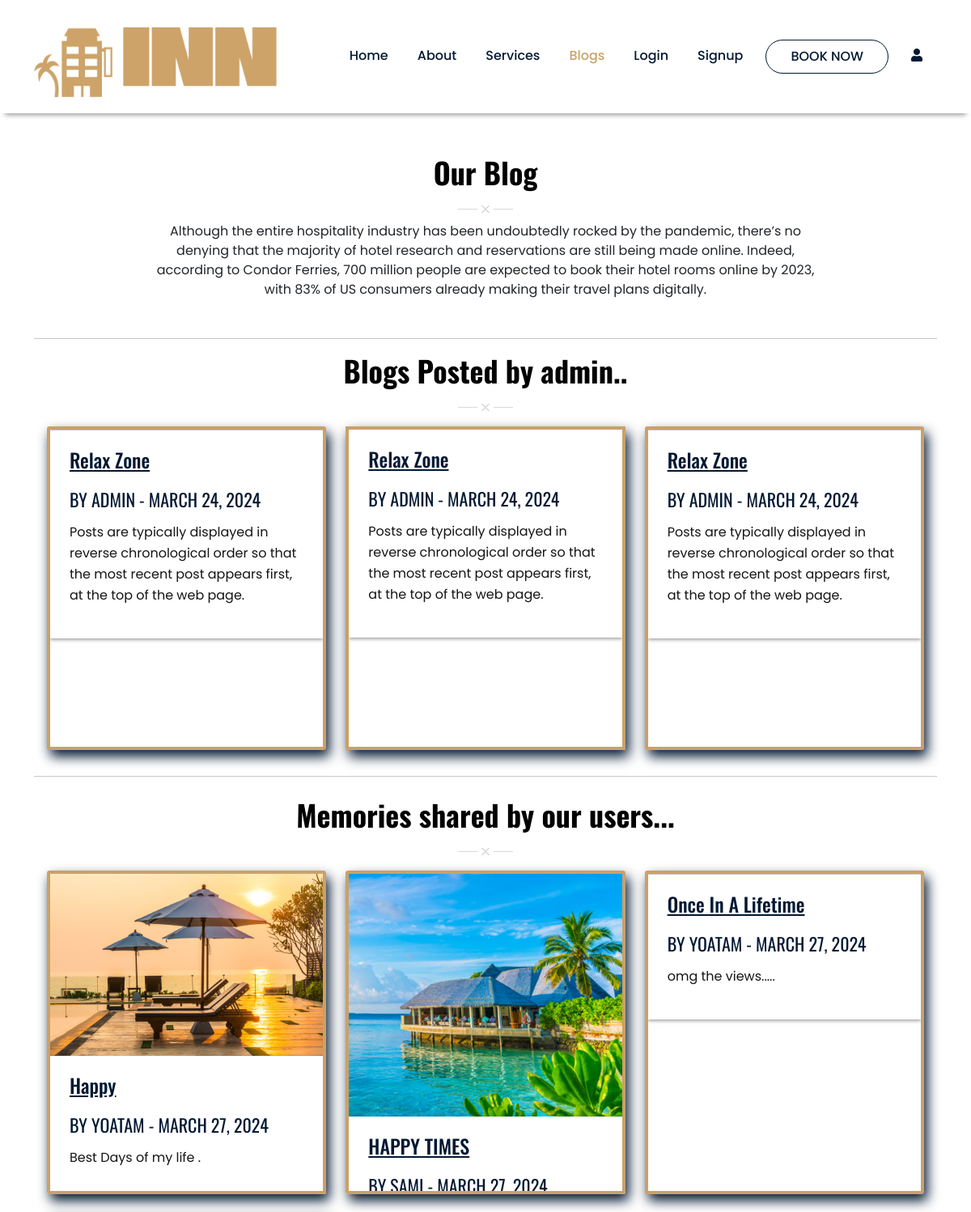
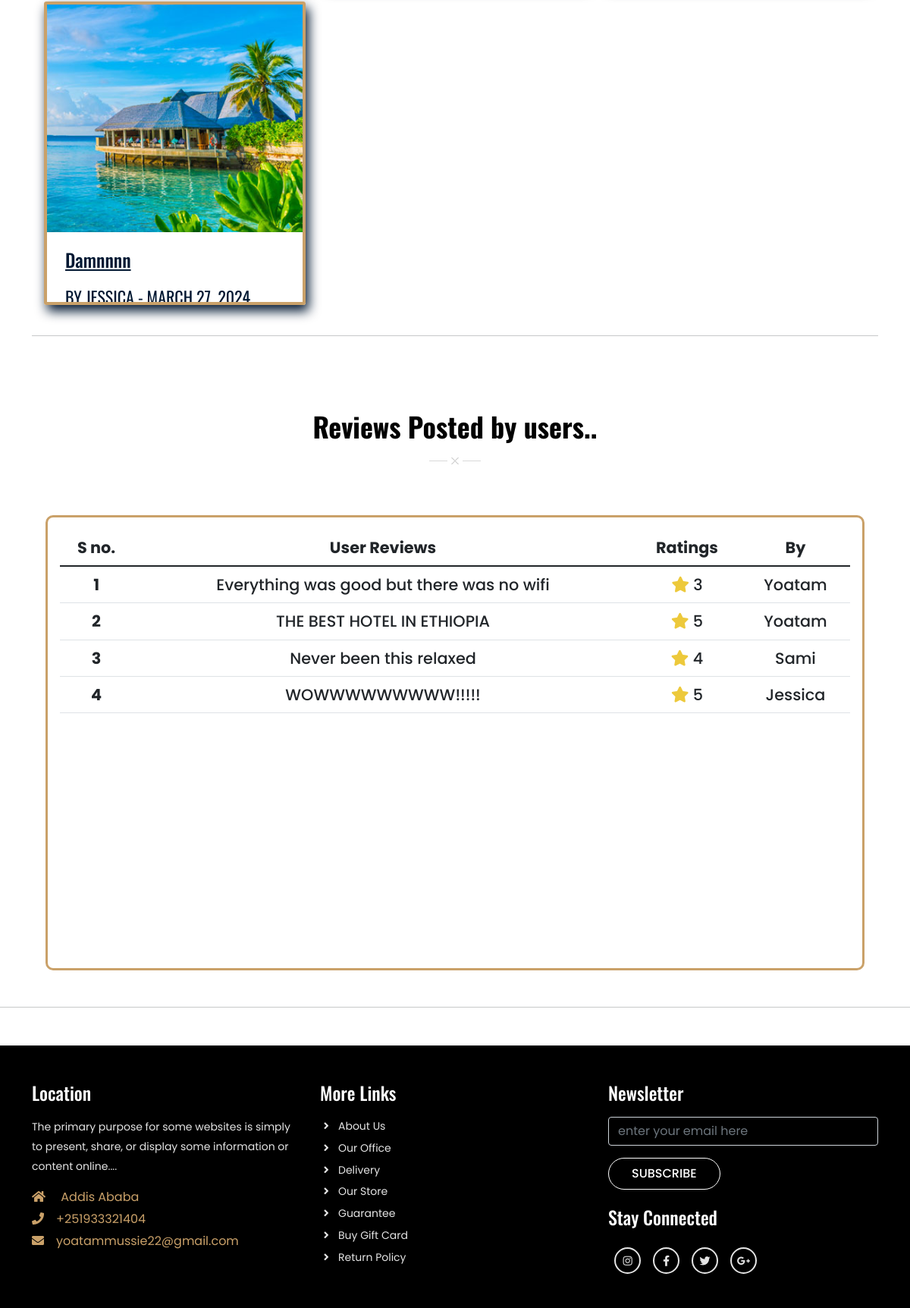
The app's page /blogs/ with its own data (2 pictures, top to bottom).
### userreview/models.py (models this page shows)
class Memory(models.Model):
    username = models.CharField(max_length=50)
    title = models.CharField(max_length=50)
    image = models.FileField(upload_to="user_memories/",max_length=2500, null=True, default=None)
    about = models.TextField()
    date = models.DateField(default=date.today)

class Review(models.Model):
    username = models.CharField(max_length=40)
    user_review = models.TextField()
    ratings = models.IntegerField()

### userreview/views.py (the view, shortened to what this page needs)
# urls.py: path('blogs/', v5.blog, name='blog'),
def blog(request, id=None):
    if id == None:
        data = Review.objects.all()
        memory = Memory.objects.all()
        datamain = {'data': data, 'memories': memory}
        return render(request, 'blogs.html', datamain)

### templates/blogs.html (shortened to what this page needs)
{% extends 'base.html' %} {% load static %}
{% block content1 %}
<section id="blog" class="blog_wrapper pb-0">
  <div class="container">
    <div class="row mb-5">
      <div class="col-sm-12 section-title text-center mb-2">
        <h3 class="text-black">Our Blog</h3>
      </div>
      <div class="text-center w-75 m-auto">
        Although the entire hospitality industry has been undoubtedly rocked by the pandemic, there’s no denying that
        the majority of hotel research and reservations are still being made online. Indeed, according to Condor
        Ferries, 700 million people are expected to book their hotel rooms online by 2023, with 83% of US consumers
        already making their travel plans digitally.
      </div>
    </div>
    <hr class="container">
    <div class="row mt-3">
      <div class="col-sm-12 section-title text-center mb-2">
        <h3 class="text-black"> Blogs Posted by admin..</h3>
      </div>
    </div>
    <div class="row p-3 py-2">
      <div class="col-md-6 col-lg-4 mb-4">
        <div class="card p-0 rounded-1 ">
          <hr />
          <div class="blog-content bg-white p-4">
            <h5 class="text-decoration-underline mb-4">Relax Zone</h5>
            <h6>By Admin - March 24, 2024</h6>
            <p class="mt-2">
              Posts are typically displayed in reverse chronological order so
              that the most recent post appears first, at the top of the web
              page.
            </p>
          </div>
        </div>
      </div>
      <div class="col-md-6 col-lg-4 mb-4 mx-0">
        <div class="card p-0 rounded-0">
          <div class="blog-content bg-white p-4">
            <h5 class="text-decoration-underline mb-4">Relax Zone</h5>
            <h6>By Admin - March 24, 2024</h6>
            <p class="mt-2">
              Posts are typically displayed in reverse chronological order so
              that the most recent post appears first, at the top of the web
              page.
            </p>
          </div>
        </div>
      </div>
      <div class="col-md-6 col-lg-4 mb-4">
        <div class="card p-0 rounded-1">
          <hr />
          <div class="blog-content bg-white p-4">
            <h5 class="text-decoration-underline mb-4">Relax Zone</h5>
            <h6>By Admin - March 24, 2024</h6>
            <p class="mt-2">
              Posts are typically displayed in reverse chronological order so
              that the most recent post appears first, at the top of the web
              page.
            </p>
          </div>
        </div>
      </div>
    </div>
    <hr class="container mb-4">
    <div class="row mt-3">
      <div class="col-sm-12 section-title text-center mb-2">
        <h3 class="text-black"> Memories shared by our users...</h3>
      </div>
    </div>
    <div class="row p-3 py-2">
      {% for m in memories %}
      <div class="col-md-6 col-lg-4 mb-4">
        <div class="card p-0 rounded-1">
          <img src="{{m.image.url}}" alt="" />
          <hr />
          <div class="blog-content bg-white p-4">
            <h5 class="text-decoration-underline mb-4">{{m.title}}</h5>
            <h6>By {{m.username}} - {{m.date}}</h6>
            <p class="mt-2">
              {{m.about}}.
            </p>
          </div>
        </div>
      </div>
      {% empty%}
      <h2 class="text-center">currently no memories is shared by users..</h2>
      {% endfor %}
    </div>
    <hr class="container my-2">
  </div>
  <div class="row mt-5 pt-5 mb-0">
    <div class="col-sm-12 section-title text-center mb-2">
      <h3 class="text-black">Reviews Posted by users..</h3>
    </div>
  </div>
  <div class="container-fluid pb-0 mt-3 mb-0 text-center">
    <div class="row">
      <div class="col-sm-12">
        <div class="mydiv p-3">
          <table class="table">
            <thead>
              <tr>
                <th scope="col">S no.</th>
                <th scope="col">User Reviews</th>
                <th scope="col">Ratings</th>
                <th scope="col">By</th>
              </tr>
            </thead>
            <tbody>
              {% for d in data %}
              <tr class="my-5 ">
                <th scope="row">{{forloop.counter}}</th>
                <td>{{d.user_review}}</td>
                <td><i class="fas fa-star"></i> {{d.ratings}}</td>
                <td>{{d.username}}</td>
              </tr>
              {% empty %}
              <h4 class="text-center my-4">Users did not posted any reviews now..</h4>
              <hr class="container">
              {% endfor %}
            </tbody>
          </table>
        </div>
      </div>
    </div>
  </div>
  <hr class="mt-5">
</section>
{% endblock content1 %}

### templates/base.html (shortened to what this page needs)
{% load static %}
<!DOCTYPE html>
<html lang="en">
<head>
  <link href="https://cdn.jsdelivr.net/npm/bootstrap@5.1.3/dist/css/bootstrap.min.css" rel="stylesheet" />
  <link rel="stylesheet" href="https://cdnjs.cloudflare.com/ajax/libs/font-awesome/5.15.4/css/all.min.css" />
  <link rel="stylesheet" href="https://cdn.jsdelivr.net/npm/swiper/swiper-bundle.min.css" />{% block style %} {% endblock style %}
  <link rel="stylesheet" href="{% static 'css/style.css' %}" />
  <link rel="stylesheet" href="{% static 'css/responsive-style.css' %}" />
</head>
<body>
  <header class="header_wrapper">
    <nav class="navbar navbar-expand-lg">
      <div class="container">
          {% block navlogo %}
          <a class="navbar-brand" href="{% url 'home' %}">
              <img src="{% static './images/logo2.png' %}" class="img-fluid" alt="logo" style="width: 300px; height: 100px;" />
          </a>
          {% endblock navlogo %}
          <div class="collapse navbar-collapse justify-content-end" id="navbarNav">
              <ul class="navbar-nav menu-navbar-nav">
                  {% block navbar %}
                  <li class="nav-item">
                      <a class="nav-link {% if request.path == '/' %}active {% endif %}" aria-current="page"
                          href="{% url 'home'%}">Home</a>
                  </li>
                  <li class="nav-item">
                      <a class="nav-link {% if request.path == '/about/' %}active {% endif %}"
                          href="{% url 'about'%}">About</a>
                  </li>
                  <li class="nav-item">
                      <a class="nav-link {% if request.path == '/services/' %}active {% endif %}"
                          href="{% url 'service'%}">Services</a>
                  </li>
                  <li class="nav-item">
                      <a class="nav-link {% if request.path == '/blogs/' %}active {% endif %}"
                          href="{% url 'blog'%}">Blogs</a>
                  </li>
                  <li class="nav-item">
                      <a class="nav-link {% if request.path == '/login/' %}active{% endif %}"
                          href="{% url 'login' %}">Login</a>
                  </li>
                  <li class="nav-item">
                      <a class="nav-link {% if request.path == '/login/' %}active {% endif %} {% if request.path == '/signup/' %}active {% endif %}"
                          href="{% url 'signup'%}">Signup</a>
                  </li>
                  <li class="nav-item mt-3 mt-lg-0">
                      <a class="main-btn" href="{% url 'login'%}">Book now</a>
                  </li>
                  <li class="nav-item">
                    <a class="nav-link {% if request.path == '/admin/' %}active {% endif %}" href="{% url 'admin:index' %}"> <i class="fas fa-user"></i>
                      </a>
                </li>
                  {% endblock navbar %}
              </ul>
          </div>
      </div>
  </nav>
  </header>
  {% block content1 %} {% endblock content1 %}
  <section id="blog" class="blog_wrapper pb-0">
  </section>
  <section id="contact" class="footer_wrapper mt-3 mt-md-0 pb-0">
    <div class="container pb-3">
      <div class="row">
        <div class="col-lg-4 col-md-6">
          <h5>Location</h5>
          <p class="ps-0">
            The primary purpose for some websites is simply to present, share,
            or display some information or content online....
          </p>
          <div class="contact-info">
            <ul class="list-unstyled">
              <li>
                <a href="#"><i class="fa fa-home me-3"></i> Addis Ababa</a>
              </li>
              <li>
                <a href="#"><i class="fa fa-phone me-3"></i>+251933321404</a>
              </li>
              <li>
                <a href="#"><i class="fa fa-envelope me-3"></i>yoatammussie22@gmail.com</a>
              </li>
            </ul>
          </div>
        </div>
        <div class="col-lg-4 col-md-6">
          <h5>More Links</h5>
          <ul class="link-widget p-0">
            <li><a href="#">About Us</a></li>
            <li><a href="#">Our Office</a></li>
            <li><a href="#">Delivery</a></li>
            <li><a href="#">Our Store</a></li>
            <li><a href="#">Guarantee</a></li>
            <li><a href="#">Buy Gift Card</a></li>
            <li><a href="#">Return Policy</a></li>
          </ul>
        </div>
        <div class="col-lg-4 col-md-6">
          <h5>Newsletter</h5>
          <div class="form-group mb-4">
            <input type="email" class="form-control bg-transparent" placeholder="enter your email here" />
            <button type="submit" class="main-btn mt-3 border-white text-white">
              Subscribe
            </button>
          </div>
          <h5>Stay Connected</h5>
          <ul class="social-network d-flex align-items-center p-0">
            <li>
              <a href="#"><i class="fab fa-instagram"></i></a>
            </li>
            <li>
              <a href="#"><i class="fab fa-facebook-f"></i></a>
            </li>
            <li>
              <a href="#"><i class="fab fa-twitter"></i></a>
            </li>
            <li>
              <a href="#"><i class="fab fa-google-plus-g"></i></a>
            </li>
          </ul>
        </div>
      </div>
    </div>
  </section>
</body>
</html>

### static/css/style.css (style rules this page uses)
*, *::before, *::after { -webkit-box-sizing: border-box; -moz-box-sizing: border-box; box-sizing: border-box; margin: 0; padding: 0; text-decoration: none; outline: none; }
hr { margin: 0; padding: 0; }
:root { --primary-color: #021832; --secondary-color: #caa169; --bg-color: #f4f4f4; --bg-black: #000; --bg-white: #fff; --primary-font: 'Poppins', 'sans-serif'; --secondary-font: 'Oswald', 'sans-serif'; --primary-text: #021832; --secondart-text: #caa169; --text-white: #fff; --text-black: #151515; --text-gray: #e4e4e4; --scrollbar-color: rgba(36, 27, 9, 0.83); }
body { font-family: var(--primary-font); background-color: white !important; scroll-behavior: smooth; }
a { text-decoration: none; }
section { padding: 3.125rem 0; }
.main-btn { font-size: 1rem; font-weight: 500; color: var(--primary-color); text-transform: uppercase; background-color: transparent; border: 0.0625rem solid var(--primary-color); padding: 0.375rem 1.875rem; border-radius: 3.125rem; line-height: 1.75rem; display: inline-block; transition: all 0.3s ease-out 0s; }
h3 { margin-bottom: 1.875rem; line-height: 2.875rem; font-size: 2.25rem; font-weight: 700; color: var(--primary-text); font-family: var(--secondary-font); }
h5 { font-size: 1.5rem; line-height: 1; color: var(--primary-text); font-weight: 500; font-family: var(--secondary-font); }
h6 { font-size: 1.375rem; color: var(--primary-text); margin-bottom: 0.9375rem; text-transform: uppercase; font-weight: 400; font-family: var(--secondary-font); }
p { font-size: 1rem; color: var(--text-black); line-height: 1.625rem; }
.section-title::after { content: ''; background-image: url('../images/title-icon.webp'); background-position: center center; background-repeat: no-repeat; display: block; margin-top: -0.9375rem; height: 0.9375rem; font-weight: bold; }
.header_wrapper .navbar { padding: 0.9375rem 0; background-color: var(--bg-white); -webkit-box-shadow: 0 .5rem .375rem -0.375rem rgb(0 0 0 / 40%); box-shadow: 0 .5rem .375rem -0.375rem rgb(0 0 0 / 40%); -webkit-transition: background 0s ease-in-out 0s, margin-top 0s ease-in-out 0s, opacity 0s ease-in-out 0s; transition: background 0s ease-in-out 0s, margin-top 0s ease-in-out 0s, opacity 0s ease-in-out 0s; }
.header_wrapper .nav-item { margin: 0 0.625rem; }
.header_wrapper .nav-item .nav-link { font-size: 1rem; font-weight: 500; color: var(--primary-text); display: inline-block; }
.header_wrapper .nav-item .nav-link:hover, .header_wrapper .nav-item .nav-link:active, .header_wrapper .nav-item .nav-link.active { color: var(--secondart-text); }
.blog_wrapper .card { border: 4px solid var(--secondary-color); box-shadow: 4px 8px 15px 0px var(--primary-color); object-fit: cover; }
.blog-content { box-shadow: 0 .125rem .25rem rgb(34 30 31 / 40%); }
.footer_wrapper { background-color: var(--bg-black); }
.footer_wrapper h5 { color: var(--text-white); margin-bottom: 1.25rem; }
.footer_wrapper ul li { margin-bottom: .3rem; list-style: none; }
.footer_wrapper .contact-info li a { color: var(--secondary-color) }
.footer_wrapper .link-widget li a, .footer_wrapper p { color: var(--text-gray); font-size: .875rem; padding-left: 1.5rem; position: relative; -webkit-transition: all 0.3s ease-out 0s; transition: all 0.3s ease-out 0s; }
.footer_wrapper .link-widget li a::before { content: '\f105'; font-family: "Font Awesome 5 Free"; font-weight: 900; position: absolute; left: 0.3rem; top: 50%; -webkit-transform: translateY(-50%); transform: translateY(-50%); }
.footer_wrapper .social-network a { width: 2.1875rem; height: 2.1875rem; margin: .5rem; line-height: 2rem; font-size: .875rem; display: inline-block; border: .125rem solid var(--text-gray); color: var(--text-gray); text-align: center; border-radius: 100%; -webkit-transition: all 0.3s cubic-bezier(0.645, 0.045, 0.355, 1); transition: all 0.3s cubic-bezier(0.645, 0.045, 0.355, 1); }
.mydiv { width: 90vw; height: 75vh; position: relative; margin: auto; margin-top: 5vh; border: 3.5px solid var(--secondary-color); border-radius: 10px; overflow-y: auto; text-align: center; background-color:white; background-repeat: no-repeat; background-position: center center; background-size: cover; z-index: 0; }
.mydiv table { font-size: 1.1rem; font-weight: 500; }

### records on screen
Memory: image (picture), title "Happy", username "YOATAM", date "MARCH 27, 2024", about "Best Days of my life"
Memory: image (picture), title "HAPPY TIMES", username "SAMI", date "MARCH 27, 2024"
Memory: title "Once In A Lifetime", username "YOATAM", date "MARCH 27, 2024", about "omg the views...."
Memory: image (picture), title "Damnnnn", username "JESSICA", date "MARCH 27, 2024"
Review: user_review "Everything was good but there was no wifi", ratings "3", username "Yoatam"
Review: user_review "THE BEST HOTEL IN ETHIOPIA", ratings "5", username "Yoatam"
Review: user_review "Never been this relaxed", ratings "4", username "Sami"
Review: user_review "WOWWWWWWWWW!!!!!", ratings "5", username "Jessica"
